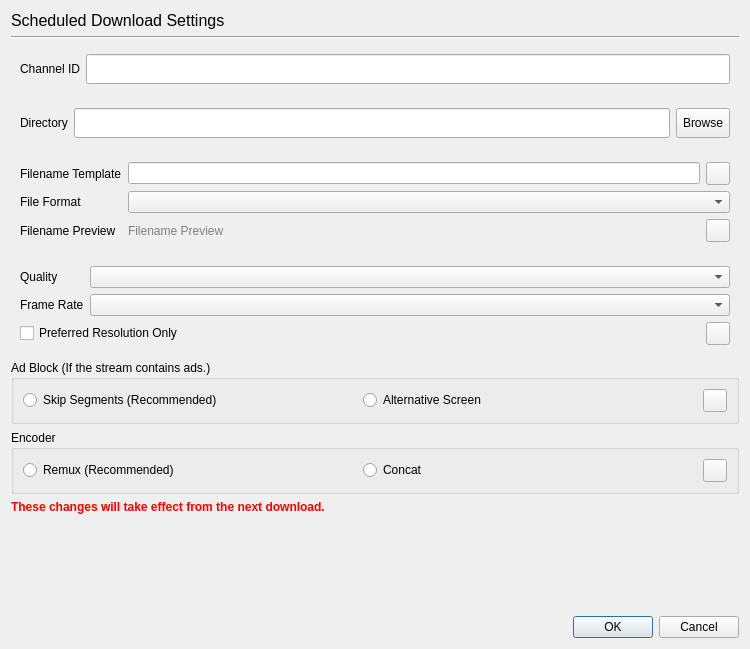
<?xml version="1.0" encoding="UTF-8"?>
<ui version="4.0">
 <class>Dialog</class>
 <widget class="QDialog" name="Dialog">
  <property name="geometry">
   <rect>
    <x>0</x>
    <y>0</y>
    <width>746</width>
    <height>642</height>
   </rect>
  </property>
  <property name="sizePolicy">
   <sizepolicy hsizetype="Fixed" vsizetype="Fixed">
    <horstretch>0</horstretch>
    <verstretch>0</verstretch>
   </sizepolicy>
  </property>
  <property name="windowTitle">
   <string>Scheduled Download Settings</string>
  </property>
  <property name="locale">
   <locale language="English" country="UnitedStates"/>
  </property>
  <property name="sizeGripEnabled">
   <bool>false</bool>
  </property>
  <layout class="QVBoxLayout" name="DialogLayout">
   <item>
    <widget class="QLabel" name="windowTitleLabel">
     <property name="sizePolicy">
      <sizepolicy hsizetype="Ignored" vsizetype="Fixed">
       <horstretch>0</horstretch>
       <verstretch>0</verstretch>
      </sizepolicy>
     </property>
     <property name="font">
      <font>
       <pointsize>12</pointsize>
      </font>
     </property>
     <property name="text">
      <string>Scheduled Download Settings</string>
     </property>
    </widget>
   </item>
   <item>
    <widget class="Line" name="windowTitleLine">
     <property name="orientation">
      <enum>Qt::Horizontal</enum>
     </property>
    </widget>
   </item>
   <item>
    <widget class="QWidget" name="channelArea" native="true">
     <layout class="QHBoxLayout" name="channelAreaLayout">
      <item>
       <widget class="QLabel" name="channelLabel">
        <property name="text">
         <string>Channel ID</string>
        </property>
       </widget>
      </item>
      <item>
       <widget class="QLineEdit" name="channelEdit">
        <property name="minimumSize">
         <size>
          <width>0</width>
          <height>30</height>
         </size>
        </property>
       </widget>
      </item>
     </layout>
    </widget>
   </item>
   <item>
    <widget class="QWidget" name="directoryArea" native="true">
     <layout class="QHBoxLayout" name="directoryAreaLayout">
      <item>
       <widget class="QLabel" name="directoryLabel">
        <property name="text">
         <string>Directory</string>
        </property>
       </widget>
      </item>
      <item>
       <widget class="QLineEdit" name="currentDirectory">
        <property name="minimumSize">
         <size>
          <width>0</width>
          <height>30</height>
         </size>
        </property>
        <property name="readOnly">
         <bool>true</bool>
        </property>
       </widget>
      </item>
      <item>
       <widget class="QToolButton" name="searchDirectory">
        <property name="minimumSize">
         <size>
          <width>0</width>
          <height>30</height>
         </size>
        </property>
        <property name="text">
         <string>Browse</string>
        </property>
       </widget>
      </item>
     </layout>
    </widget>
   </item>
   <item>
    <widget class="QWidget" name="fileOptionsArea" native="true">
     <layout class="QFormLayout" name="fileOptionsAreaLayout">
      <item row="0" column="0">
       <widget class="QLabel" name="filenameTemplateLabel">
        <property name="text">
         <string>Filename Template</string>
        </property>
       </widget>
      </item>
      <item row="1" column="0">
       <widget class="QLabel" name="fileFormatLabel">
        <property name="text">
         <string>File Format</string>
        </property>
       </widget>
      </item>
      <item row="1" column="1">
       <widget class="QComboBox" name="fileFormat"/>
      </item>
      <item row="2" column="0">
       <widget class="QLabel" name="filenamePreviewLabel">
        <property name="text">
         <string>Filename Preview</string>
        </property>
       </widget>
      </item>
      <item row="0" column="1">
       <widget class="QWidget" name="filenameTemplateEditArea" native="true">
        <layout class="QHBoxLayout" name="filenameTemplateEditAreaLayout">
         <property name="leftMargin">
          <number>0</number>
         </property>
         <property name="topMargin">
          <number>0</number>
         </property>
         <property name="rightMargin">
          <number>0</number>
         </property>
         <property name="bottomMargin">
          <number>0</number>
         </property>
         <item>
          <widget class="QLineEdit" name="filenameTemplate"/>
         </item>
         <item>
          <widget class="QToolButton" name="filenameTemplateInfo">
           <property name="toolTip">
            <string>Help</string>
           </property>
           <property name="icon">
            <iconset>
             <normaloff>../icons/help.svg</normaloff>../icons/help.svg</iconset>
           </property>
          </widget>
         </item>
        </layout>
       </widget>
      </item>
      <item row="2" column="1">
       <widget class="QWidget" name="filenamePreviewArea" native="true">
        <layout class="QHBoxLayout" name="filenamePreviewAreaLayout">
         <property name="leftMargin">
          <number>0</number>
         </property>
         <property name="topMargin">
          <number>0</number>
         </property>
         <property name="rightMargin">
          <number>0</number>
         </property>
         <property name="bottomMargin">
          <number>0</number>
         </property>
         <item>
          <widget class="QLabel" name="filenamePreview">
           <property name="sizePolicy">
            <sizepolicy hsizetype="Ignored" vsizetype="Preferred">
             <horstretch>0</horstretch>
             <verstretch>0</verstretch>
            </sizepolicy>
           </property>
           <property name="styleSheet">
            <string notr="true">color: rgb(128, 128, 128);</string>
           </property>
           <property name="text">
            <string>Filename Preview</string>
           </property>
          </widget>
         </item>
         <item>
          <widget class="QToolButton" name="filenamePreviewInfo">
           <property name="toolTip">
            <string>Help</string>
           </property>
           <property name="icon">
            <iconset>
             <normaloff>../icons/help.svg</normaloff>../icons/help.svg</iconset>
           </property>
          </widget>
         </item>
        </layout>
       </widget>
      </item>
     </layout>
    </widget>
   </item>
   <item>
    <widget class="QWidget" name="settingsArea" native="true">
     <layout class="QVBoxLayout" name="settingsAreaLayout">
      <property name="leftMargin">
       <number>0</number>
      </property>
      <property name="topMargin">
       <number>0</number>
      </property>
      <property name="rightMargin">
       <number>0</number>
      </property>
      <property name="bottomMargin">
       <number>0</number>
      </property>
      <item>
       <widget class="QWidget" name="resolutionSettingsArea" native="true">
        <layout class="QVBoxLayout" name="resolutionSettingsAreaLayout">
         <item>
          <widget class="QWidget" name="resolutionArea" native="true">
           <layout class="QFormLayout" name="resolutionAreaLayout">
            <property name="leftMargin">
             <number>0</number>
            </property>
            <property name="topMargin">
             <number>0</number>
            </property>
            <property name="rightMargin">
             <number>0</number>
            </property>
            <property name="bottomMargin">
             <number>0</number>
            </property>
            <item row="0" column="0">
             <widget class="QLabel" name="preferredQualityLabel">
              <property name="sizePolicy">
               <sizepolicy hsizetype="Fixed" vsizetype="Preferred">
                <horstretch>0</horstretch>
                <verstretch>0</verstretch>
               </sizepolicy>
              </property>
              <property name="minimumSize">
               <size>
                <width>50</width>
                <height>0</height>
               </size>
              </property>
              <property name="text">
               <string>Quality</string>
              </property>
             </widget>
            </item>
            <item row="0" column="1">
             <widget class="QComboBox" name="preferredQuality">
              <property name="sizePolicy">
               <sizepolicy hsizetype="Ignored" vsizetype="Fixed">
                <horstretch>0</horstretch>
                <verstretch>0</verstretch>
               </sizepolicy>
              </property>
             </widget>
            </item>
            <item row="1" column="0">
             <widget class="QLabel" name="preferredFrameRateLabel">
              <property name="sizePolicy">
               <sizepolicy hsizetype="Fixed" vsizetype="Preferred">
                <horstretch>0</horstretch>
                <verstretch>0</verstretch>
               </sizepolicy>
              </property>
              <property name="minimumSize">
               <size>
                <width>50</width>
                <height>0</height>
               </size>
              </property>
              <property name="text">
               <string>Frame Rate</string>
              </property>
             </widget>
            </item>
            <item row="1" column="1">
             <widget class="QComboBox" name="preferredFrameRate">
              <property name="sizePolicy">
               <sizepolicy hsizetype="Ignored" vsizetype="Fixed">
                <horstretch>0</horstretch>
                <verstretch>0</verstretch>
               </sizepolicy>
              </property>
             </widget>
            </item>
           </layout>
          </widget>
         </item>
         <item>
          <widget class="QWidget" name="preferredResolutionOnlyArea" native="true">
           <layout class="QHBoxLayout" name="preferredResolutionOnlyAreaLayout">
            <property name="leftMargin">
             <number>0</number>
            </property>
            <property name="topMargin">
             <number>0</number>
            </property>
            <property name="rightMargin">
             <number>0</number>
            </property>
            <property name="bottomMargin">
             <number>0</number>
            </property>
            <item>
             <widget class="QCheckBox" name="preferredResolutionOnlyCheckBox">
              <property name="text">
               <string>Preferred Resolution Only</string>
              </property>
             </widget>
            </item>
            <item>
             <widget class="QToolButton" name="preferredResolutionOnlyInfo">
              <property name="toolTip">
               <string>Help</string>
              </property>
              <property name="icon">
               <iconset>
                <normaloff>../icons/help.svg</normaloff>../icons/help.svg</iconset>
              </property>
             </widget>
            </item>
           </layout>
          </widget>
         </item>
        </layout>
       </widget>
      </item>
     </layout>
    </widget>
   </item>
   <item>
    <widget class="QGroupBox" name="adBlockArea">
     <property name="title">
      <string>Ad Block (If the stream contains ads.)</string>
     </property>
     <layout class="QHBoxLayout" name="adBlockAreaLayout">
      <item>
       <widget class="QRadioButton" name="adBlockSkipSegmentsRadioButton">
        <property name="text">
         <string>Skip Segments (Recommended)</string>
        </property>
       </widget>
      </item>
      <item>
       <widget class="QRadioButton" name="adBlockAlternativeScreenRadioButton">
        <property name="text">
         <string>Alternative Screen</string>
        </property>
       </widget>
      </item>
      <item>
       <widget class="QToolButton" name="adBlockInfo">
        <property name="toolTip">
         <string>Help</string>
        </property>
        <property name="icon">
         <iconset>
          <normaloff>../icons/help.svg</normaloff>../icons/help.svg</iconset>
        </property>
       </widget>
      </item>
     </layout>
    </widget>
   </item>
   <item>
    <widget class="QGroupBox" name="encoderArea">
     <property name="title">
      <string>Encoder</string>
     </property>
     <layout class="QHBoxLayout" name="encoderAreaLayout">
      <item>
       <widget class="QRadioButton" name="remuxRadioButton">
        <property name="text">
         <string>Remux (Recommended)</string>
        </property>
       </widget>
      </item>
      <item>
       <widget class="QRadioButton" name="concatRadioButton">
        <property name="text">
         <string>Concat</string>
        </property>
       </widget>
      </item>
      <item>
       <widget class="QToolButton" name="encoderInfo">
        <property name="toolTip">
         <string>Help</string>
        </property>
        <property name="icon">
         <iconset>
          <normaloff>../icons/help.svg</normaloff>../icons/help.svg</iconset>
        </property>
       </widget>
      </item>
     </layout>
    </widget>
   </item>
   <item>
    <widget class="QLabel" name="nextDownloadLabel">
     <property name="font">
      <font>
       <bold>true</bold>
      </font>
     </property>
     <property name="styleSheet">
      <string notr="true">color: rgb(255, 0, 0);</string>
     </property>
     <property name="text">
      <string>These changes will take effect from the next download.</string>
     </property>
    </widget>
   </item>
   <item>
    <spacer name="verticalSpacer_1">
     <property name="orientation">
      <enum>Qt::Vertical</enum>
     </property>
     <property name="sizeHint" stdset="0">
      <size>
       <width>20</width>
       <height>0</height>
      </size>
     </property>
    </spacer>
   </item>
   <item>
    <widget class="QWidget" name="partnerContentArea_1" native="true">
     <property name="minimumSize">
      <size>
       <width>728</width>
       <height>90</height>
      </size>
     </property>
     <layout class="QHBoxLayout" name="adAreaLayout_1">
      <property name="spacing">
       <number>0</number>
      </property>
      <property name="leftMargin">
       <number>0</number>
      </property>
      <property name="topMargin">
       <number>0</number>
      </property>
      <property name="rightMargin">
       <number>0</number>
      </property>
      <property name="bottomMargin">
       <number>0</number>
      </property>
     </layout>
    </widget>
   </item>
   <item>
    <widget class="QDialogButtonBox" name="buttonBox">
     <property name="orientation">
      <enum>Qt::Horizontal</enum>
     </property>
     <property name="standardButtons">
      <set>QDialogButtonBox::Cancel|QDialogButtonBox::Ok</set>
     </property>
    </widget>
   </item>
  </layout>
 </widget>
 <resources/>
 <connections>
  <connection>
   <sender>buttonBox</sender>
   <signal>accepted()</signal>
   <receiver>Dialog</receiver>
   <slot>accept()</slot>
   <hints>
    <hint type="sourcelabel">
     <x>248</x>
     <y>254</y>
    </hint>
    <hint type="destinationlabel">
     <x>157</x>
     <y>274</y>
    </hint>
   </hints>
  </connection>
  <connection>
   <sender>buttonBox</sender>
   <signal>rejected()</signal>
   <receiver>Dialog</receiver>
   <slot>reject()</slot>
   <hints>
    <hint type="sourcelabel">
     <x>316</x>
     <y>260</y>
    </hint>
    <hint type="destinationlabel">
     <x>286</x>
     <y>274</y>
    </hint>
   </hints>
  </connection>
 </connections>
</ui>
